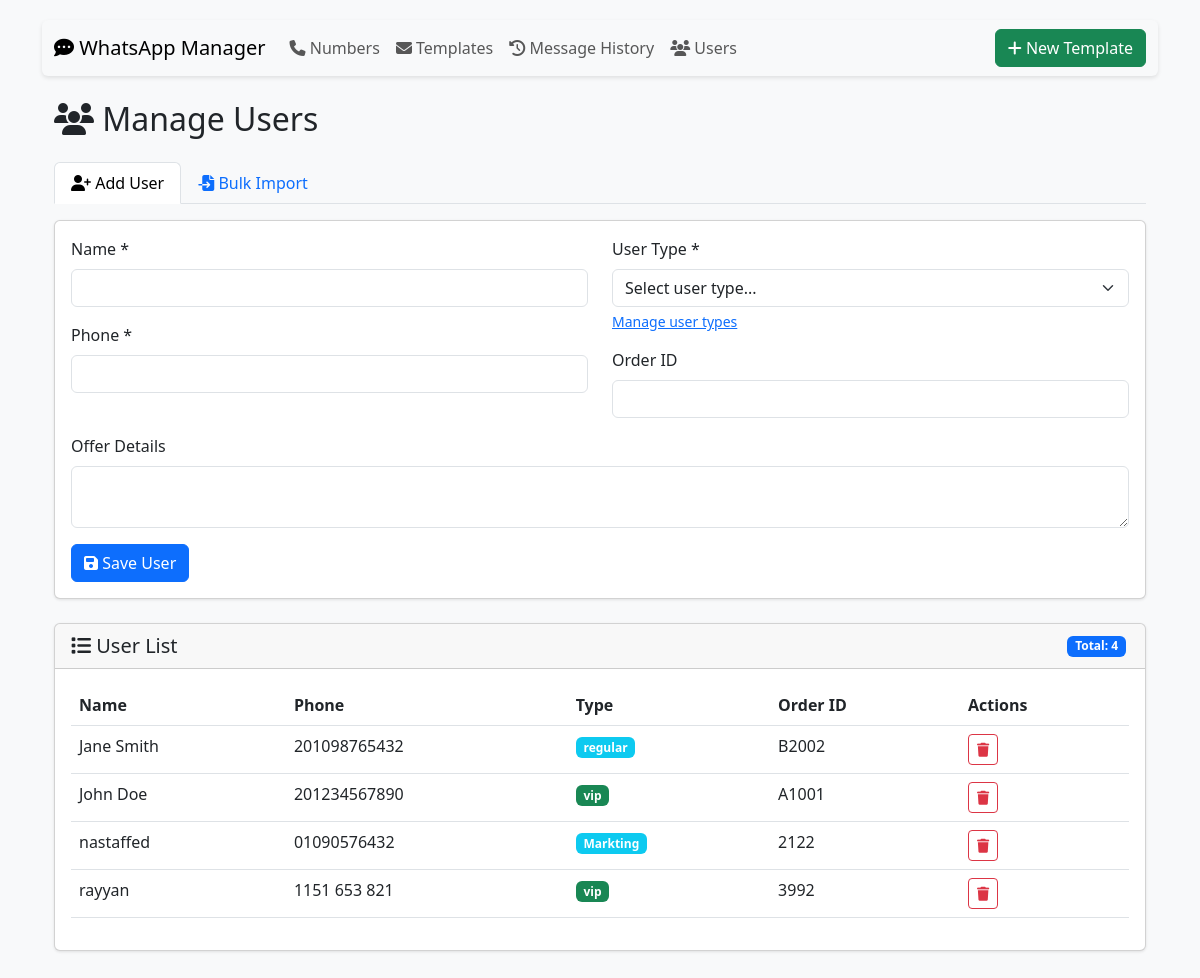
Screenshot of /users with the database file from the repository.
### tables this page shows
CREATE TABLE users (
                id INTEGER PRIMARY KEY AUTOINCREMENT,
                name TEXT NOT NULL,
                phone TEXT NOT NULL UNIQUE,
                order_id TEXT,
                offer_details TEXT,
                user_type TEXT NOT NULL DEFAULT 'regular',
                created_at TEXT DEFAULT CURRENT_TIMESTAMP
            );

### app.py (the view, shortened to what this page needs)
@app.route('/users', methods=['GET', 'POST'])
def manage_users():
    with sqlite3.connect('database.db') as conn:
        conn.row_factory = sqlite3.Row
        users = conn.execute('SELECT * FROM users ORDER BY name').fetchall()
        with sqlite3.connect('database.db') as conn:
            conn.row_factory = sqlite3.Row
            user_types = conn.execute('''
                SELECT type_name FROM user_types ORDER BY type_name
            ''').fetchall()
    return render_template('manage_users.html', users=users, user_types=user_types)

### app.py (called while the page is built)
@app.context_processor
def utility_processor():
    return dict(get_template_variables=get_template_variables)

### templates/manage_users.html (shortened to what this page needs)
{% extends "base.html" %}
{% block content %}
<div class="container mt-4">
    <h2><i class="fas fa-users"></i> Manage Users</h2>
    <ul class="nav nav-tabs mt-4" id="userTabs" role="tablist">
        <li class="nav-item" role="presentation">
            <button class="nav-link active" id="add-tab" data-bs-toggle="tab" data-bs-target="#addUser" type="button">
                <i class="fas fa-user-plus"></i> Add User
            </button>
        </li>
        <li class="nav-item" role="presentation">
            <button class="nav-link" id="bulk-tab" data-bs-toggle="tab" data-bs-target="#bulkImport" type="button">
                <i class="fas fa-file-import"></i> Bulk Import
            </button>
        </li>
    </ul>
    <div class="tab-content" id="userTabsContent">
        <div class="tab-pane fade show active" id="addUser" role="tabpanel">
            <div class="card mt-3">
                <div class="card-body">
                    <form method="POST" action="{{ url_for('manage_users') }}">
                        <div class="row">
                            <div class="col-md-6">
                                <div class="mb-3">
                                    <label class="form-label">Name *</label>
                                    <input type="text" name="name" class="form-control" required>
                                </div>
                                <div class="mb-3">
                                    <label class="form-label">Phone *</label>
                                    <input type="text" name="phone" class="form-control" required>
                                </div>
                            </div>
                            <div class="col-md-6">
                                <div class="mb-3">
                                    <label class="form-label">User Type *</label>
                                                <select name="user_type" class="form-select" required>
    <option value="">Select user type...</option>
</select>
<div class="form-text">
    <a href="{{ url_for('manage_user_types') }}">Manage user types</a>
</div>
                                </div>
                                <div class="mb-3">
                                    <label class="form-label">Order ID</label>
                                    <input type="text" name="order_id" class="form-control">
                                </div>
                            </div>
                        </div>
                        <div class="mb-3">
                            <label class="form-label">Offer Details</label>
                            <textarea name="offer_details" class="form-control" rows="2"></textarea>
                        </div>
                        <button type="submit" class="btn btn-primary">
                            <i class="fas fa-save"></i> Save User
                        </button>
                    </form>
                </div>
            </div>
        </div>
    </div>
    <div class="card mt-4">
        <div class="card-header d-flex justify-content-between align-items-center">
            <h5 class="mb-0"><i class="fas fa-list"></i> User List</h5>
            <div>
                <span class="badge bg-primary">Total: {{ users|length }}</span>
            </div>
        </div>
        <div class="card-body">
            <div class="table-responsive">
                <table class="table table-hover">
                    <thead>
                        <tr>
                            <th>Name</th>
                            <th>Phone</th>
                            <th>Type</th>
                            <th>Order ID</th>
                            <th>Actions</th>
                        </tr>
                    </thead>
                    <tbody>
                        {% for user in users %}
                        <tr>
                            <td>{{ user['name'] }}</td>
                            <td>{{ user['phone'] }}</td>
                            <td>
                                <span class="badge bg-{{ 'success' if user['user_type'] == 'vip' else 'info' }}">
                                    {{ user['user_type'] }}
                                </span>
                            </td>
                            <td>{{ user['order_id'] }}</td>
                            <td>
                                <form method="POST" action="{{ url_for('delete_user', user_id=user['id']) }}"
                                      onsubmit="return confirm('Delete this user?');" class="d-inline">
                                    <button type="submit" class="btn btn-sm btn-outline-danger">
                                        <i class="fas fa-trash"></i>
                                    </button>
                                </form>
                            </td>
                        </tr>
                        {% else %}
                        <tr>
                            <td colspan="5" class="text-center">No users found</td>
                        </tr>
                        {% endfor %}
                    </tbody>
                </table>
            </div>
        </div>
    </div>
</div>
{% endblock %}

### templates/base.html (shortened to what this page needs)
<!DOCTYPE html>
<html lang="en">
<head>
    <link href="https://cdn.jsdelivr.net/npm/bootstrap@5.3.0/dist/css/bootstrap.min.css" rel="stylesheet">
    <link rel="stylesheet" href="https://cdnjs.cloudflare.com/ajax/libs/font-awesome/6.4.0/css/all.min.css">
</head>
<body>
    <div class="container">
        <nav class="navbar navbar-expand-lg navbar-light bg-light rounded">
            <div class="container-fluid">
                <a class="navbar-brand" href="{{ url_for('index') }}">
                    <i class="fas fa-comment-dots"></i> WhatsApp Manager
                </a>
                <div class="collapse navbar-collapse" id="navbarNav">
                    <ul class="navbar-nav me-auto">
                        <li class="nav-item">
                            <a class="nav-link" href="{{ url_for('index') }}">
                                <i class="fas fa-phone"></i> Numbers
                            </a>
                        </li>
                        <li class="nav-item">
                            <a class="nav-link" href="{{ url_for('manage_templates') }}">
                                <i class="fas fa-envelope"></i> Templates
                            </a>
                        </li>
                        <li class="nav-item">
                            <a class="nav-link" href="{{ url_for('show_results') }}">
                                <i class="fas fa-history"></i> Message History
                            </a>
                        </li>
                        <li class="nav-item">
                            <a class="nav-link" href="{{ url_for('manage_users') }}">
                                <i class="fas fa-users"></i> Users
                            </a>
                        </li>
                    </ul>
                    <div class="d-flex">
                        <a href="{{ url_for('create_template') }}" class="btn btn-success">
                            <i class="fas fa-plus"></i> New Template
                        </a>
                    </div>
                </div>
            </div>
        </nav>
        {% block content %}{% endblock %}
    </div>
</body>
</html>

### templates/base.html (style rules this page uses)
body { padding-top: 20px; padding-bottom: 20px; background-color: #f8f9fa; }
.navbar { margin-bottom: 20px; box-shadow: 0 2px 4px rgba(0,0,0,.1); }
.card { margin-bottom: 20px; box-shadow: 0 1px 3px rgba(0,0,0,.1); }
.badge { margin-right: 3px; margin-bottom: 3px; }

### rows the page displays
users: name "Jane Smith", phone "201098765432", user_type "regular", order_id "B2002"
users: name "John Doe", phone "201234567890", user_type "vip", order_id "A1001"
users: name "nastaffed", phone "01090576432", user_type "Markting", order_id "2122"
users: name "rayyan", phone "1151 653 821", user_type "vip", order_id "3992"

### other values shown
{{ users|length }} "4"
